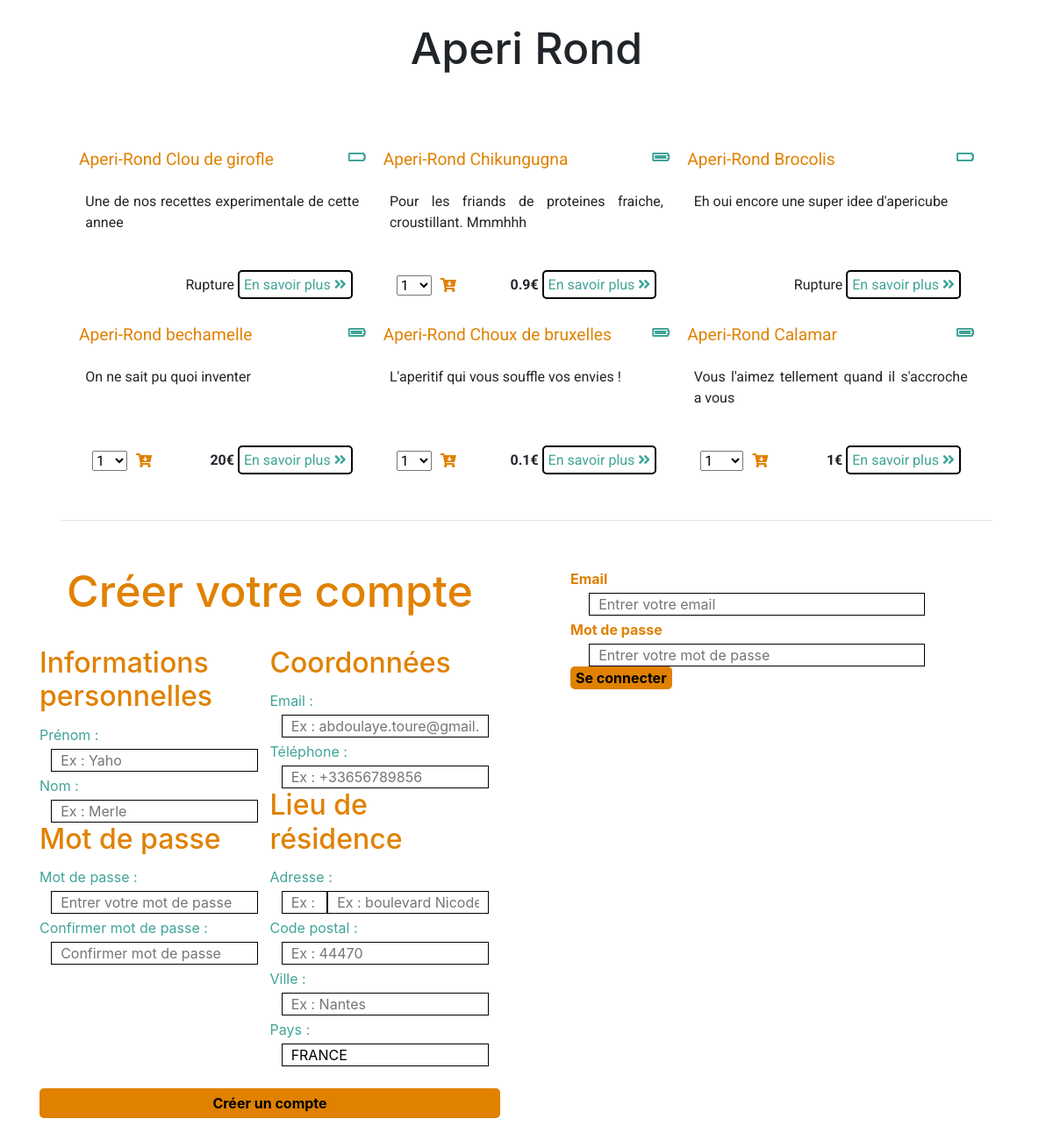
The page / on the database its author committed.
### tables this page shows
CREATE TABLE IF NOT EXISTS `articles` (
  `id` int(11) NOT NULL AUTO_INCREMENT,
  `nom` varchar(50) NOT NULL,
  `description` varchar(200) NOT NULL,
  `stockid` int(11) NOT NULL,
  `prix` float NOT NULL,
  `satisfaction` float NOT NULL,
  PRIMARY KEY (`id`)
);

### function/function.php (called while the page is built, shortened)
<?php
function GetTable($database, $table) {
    $sql = "SELECT * FROM " . $table;
    $query = $database->query($sql);
    $result = $query->fetchAll();
    return ($result);
}
function GetTableSpe($database, $table, $field, $value) {
    $sql = "SELECT * FROM " . $table . " WHERE " . $field . " = " . $value . " ORDER BY id DESC";
    $query = $database->query($sql);
    $result = $query->fetchAll();
    return ($result);
}

### modules/list.php (the view)
<div id="list_article_container" class="container">
    <div id="list_article_row" class="row">
        <?php
        $i = 0;
        $articles = GetTable($database, "articles");
        if (count($articles) == 0) {
            ?>
            <span id="no_article"><i class="fas fa-ban"></i> Aucun article à afficher</span>
            <?php
        }
        else
            while ($i < count($articles)) {
                $stock = GetTableSpe($database, "stocks", "id", $articles[$i]['id']);
                ?>
                <div id="article_box" class="col-xs-12 col-sm-6 col-md-6 col-lg-4 col-xl-4">
                    <header><span id="article_title"><?php echo $articles[$i]['nom']; ?></span><span id="article_disponible"><?php if($stock[0]['quantite'] != 0){ ?><i class="fas fa-battery-full valid"></i><?php } else { ?><i class="fas fa-battery-empty unvalid"></i><?php } ?></span></header>
                    <main><?php echo $articles[$i]['description']; ?></main>
                    <footer>
                        <?php if($stock[0]['quantite'] != 0){ ?>
                            <form action="?add_to_cart=<?php echo $articles[$i]['id']; ?>" method="post">
                                <select name="quantity" id="add_to_cart_select">
                                    <?php
                                        $j = 0;
                                        while ($j < $stock[0]['quantite'])
                                            echo "<option value='".++$j."'>".$j."</option>";
                                    ?>
                                </select>
                                <button name="submit" <?php if (!isset($_SESSION['login'])) { echo "disabled"; } ?>><i class="fas fa-cart-arrow-down"></i></button>
                            </form>
                            <?php echo "<strong>".$articles[$i]['prix']."€</strong>"; ?>
                        <?php } else { echo "Rupture"; } ?>
                        <a href="?article=<?php echo $articles[$i]['id']; ?>">En savoir plus <i class="fas fa-angle-double-right"></i></a>
                    </footer>
                </div>
                <?php
                $i++;
            }
        ?>
    </div>
    <hr>
</div>

### index.php (shortened to what this page needs)
<?php
    include "function/function.php";
    $database = new PDO('mysql:host=localhost;dbname=aperirond', 'root', '');
?>
<!doctype html>
<html lang="fr">
    <head>
        <link href="./assets/css/bootstrap.min.css" rel="stylesheet">
        <link href="https://use.fontawesome.com/releases/v5.0.6/css/all.css" rel="stylesheet">
        <link href="./assets/css/aperirond.css" rel="stylesheet">
    </head>
    <body>
        <h1><?php if (!isset($_GET['cmd_usr'])) { echo "Aperi Rond"; } else { echo "Commande"; } ?></h1>
                <?php
        if (empty($_GET['article']) || isset($_GET['add_to_cart']) || isset($_GET['del_cart']) || isset($_GET['cmd_usr'])) {
            if (isset($_GET['del_cart'])) {
               include "modules/del_cart.php";
            } else {
                if (isset($_GET['add_to_cart']))
                    include "modules/add_to_cart.php";
                else
                    if (isset($_GET['cmd_usr']))
                        include "modules/tunnel.php";
                    else
                        include "modules/list.php";
            }
        } else
            include "modules/article.php";
        if (isset($_SESSION['login'])) {
            if (!isset($_GET['cmd_usr']))
               include "modules/cart.php";
        }
        else
            include "modules/member.php";
        ?>
    </body>
</html>

### modules/member.php
<div class="container">
    <div class="row frow">
        <div class="col-xs-12 col-sm-12 col-md-12 col-lg-6 col-xl-6">
            <?php include "modules/account.php"; ?>
        </div>
        <div class="col-xs-12 col-sm-12 col-md-12 col-lg-6 col-xl-6">
            <?php include "modules/login.php"; ?>
        </div>
    </div>
</div>

### modules/account.php (shortened to what this page needs)
<div id="create_account_container" class="container">
    <div id="create_account_row" class="row">
        <h1 class="col-xs-12 col-sm-12 col-md-12 col-lg-12 col-xl-12 create_account_title" id="create_account">Créer votre compte</h1>
        <form class="col-xs-12 col-sm-12 col-md-12 col-lg-12 col-xl-12 row" action="" method="post">
            <div class="col-xs-12 col-sm-12 col-md-12 col-lg-6 col-xl-6">
                <h2 id="create_account">Informations personnelles</h2>
                <p><label for="prenom">Prénom : </label></p><p><input type="text" id="prenom" name="firstname" placeholder="Ex : Yaho" required></p>
                <p><label for="nom">Nom : </label></p><p><input type="text" id="nom" name="lastname" placeholder="Ex : Merle" required></p>
                <h2 id="create_account">Mot de passe</h2>
                <p><label for="mdp">Mot de passe : </label></p><p><input type="password" id="mdp" name="password" placeholder="Entrer votre mot de passe" required></p>
                <p><label for="confmdp">Confirmer mot de passe : </label></p><p><input type="password" id="confmdp" name="passwords" placeholder="Confirmer mot de passe" required></p>
            </div>
            <div class="col-xs-12 col-sm-12 col-md-12 col-lg-6 col-xl-6">
                <h2 id="create_account">Coordonnées</h2>
                <p><label for="email">Email : </label></p><p><input type="email" id="email" name="email" placeholder="Ex : abdoulaye.toure@gmail.com" required></p>
                <p><label for="tel">Téléphone : </label></p><p><input type="tel" id="tel" name="phone" placeholder="Ex : +33656789856"></p>
                <h2 id="create_account">Lieu de résidence</h2>
                <p><label for="numrue">Adresse : </label></p><p><input type="text" id="numrue" name="streetNumber" placeholder="Ex : 1"><input type="text" id="rue" name="street" placeholder="Ex : boulevard Nicodev"></p>
                <p><label for="cp">Code postal : </label></p><p><input type="text" id="cp" name="posteCode" placeholder="Ex : 44470"></p>
                <p><label for="ville">Ville : </label></p><p><input type="text" id="ville" name="city" placeholder="Ex : Nantes"></p>
                <p><label for="pays">Pays : </label></p><p><input type="text" id="pays" name="country" value="FRANCE" required></p>
            </div>
            <button class="col-xs-12 col-sm-12 col-md-12 col-lg-12 col-xl-12" name="register" type="submit">Créer un compte</button>
        </form>
    </div>
</div>

### modules/login.php (shortened to what this page needs)
<div id="login_container" class="container">
    <div id="login_row" class="row">
    <form class="col-xs-2 col-sm-4 col-md-12 col-lg-12 col-xl-12" action="" method="post">
        <label class="label_connexion" for="email">Email</label>
        <input type="text" id="email" name="email" placeholder="Entrer votre email">
        <label class="label_connexion" for="mdp">Mot de passe</label>
        <input type="password" id="mdp" name="password" placeholder="Entrer votre mot de passe">
        <button id="button_connexion" name="submit" type="submit">Se connecter</button>
    </form>
    </div>
</div>

### assets/css/aperirond.css (style rules this page uses)
a { margin: 0; padding: 5px; border: 2px black solid; border-radius: 5px; color: #40A497; text-decoration: inherit; }
.valid { color: #40A497; }
.unvalid { color: #40A497; }
h1 { text-align: center; font-size: 50px; padding: 25px; }
#article_box>header { display: flex; justify-content: space-between; height: 40px; padding: 0 10px; }
#article_title { font-size: 1.2em; display: block; color:#E08100; }
#article_disponible { display:block; }
#article_box>main { width: 90%; padding: 10px 0; height: 100px; margin: auto; text-align: justify; overflow: hidden; }
#article_box>footer { padding: 5px 25px; text-align: right; }
#article_box>footer>form { margin: 0; display: inline-block; float: left; }
#list_article_row { border: 0; padding: 25px 50px; }
#article_box { padding: 25px 0 0 0; margin: 0; height: 200px; overflow: hidden; font-family: 'Roboto', sans-serif; }
footer>form>button { color: #E08100; border: inherit; background-color: inherit; }
#button_connexion { font-weight:bold; color: black ; background-color: #E08100; border: 0; border-radius: 5px; }
#login_container { padding: 25px 50px; }
.label_connexion { font-weight: bold; color:#E08100; }
input { border-color: black; border-radius: 5px; }
#create_account { color:#E08100; }
#create_account_row>form>div { padding: 0; margin: 0; }
#create_account_row>form { padding: 0; margin: 0; }
.create_account_title { text-align-all: center; }
#create_account_row { color: #40A497; }
#create_account_row>form>button { font-weight:bold; color: black ; background-color: #E08100; border: 0; box-sizing: border-box; margin: 25px 0; padding: 5px 5px; width: 80%; text-align: center; border-radius: 5px; }
p { margin: 0; }
input { margin: 0 5%; width: 90%; border: 1px black solid; border-radius: 0; padding: 0 10px; box-sizing: border-box; }
label { line-height: 32px; margin: 0; }
#numrue { width: 20%; margin: 0; margin-left: 5%; }
#rue { width: 70%; margin: 0; }
hr { margin: 25px; }
.frow { width: 100%; }

### rows shown on the page
articles: nom "Aperi-Rond Clou de girofle", description "Une de nos recettes experimentale de cette annee", shows "Rupture"
articles: nom "Aperi-Rond Chikungugna", description "Pour les friands de proteines fraiche, croustillant. Mmmhhh", prix "0.9"
articles: nom "Aperi-Rond Brocolis", description "Eh oui encore une super idee d'apericube", shows "Rupture"
articles: nom "Aperi-Rond bechamelle", description "On ne sait pu quoi inventer", prix "20"
articles: nom "Aperi-Rond Choux de bruxelles", description "L'aperitif qui vous souffle vos envies !", prix "0.1"
articles: nom "Aperi-Rond Calamar", description "Vous l'aimez tellement quand il s'accroche a vous", prix "1"

### other values the page prints
form field quantity "1"
